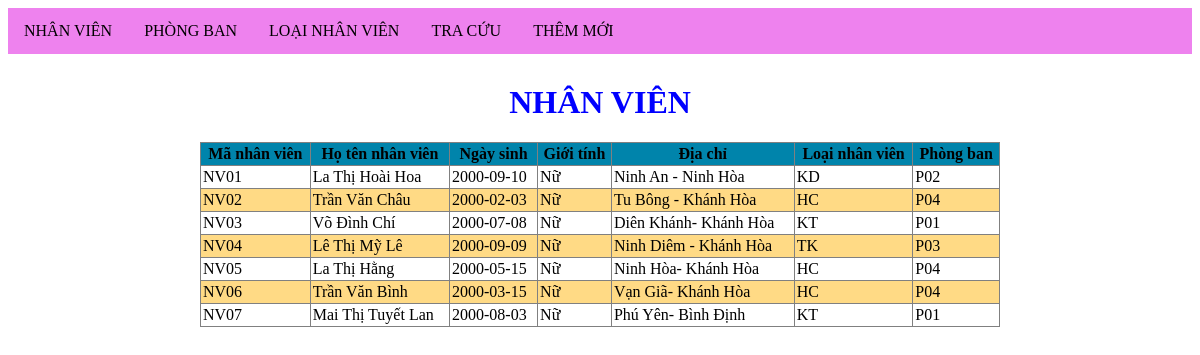
/tong_hop/nhan_vien.php, run on the app's committed database.
### tables this page shows
CREATE TABLE `nhan_vien` (
  `ma_NV` varchar(10) NOT NULL,
  `ho` varchar(30) NOT NULL,
  `ten` varchar(10) NOT NULL,
  `ngay_sinh` date NOT NULL,
  `gioi_tinh` varchar(5) NOT NULL,
  `dia_chi` varchar(70) NOT NULL,
  `anh` varchar(20) NOT NULL,
  `ma_loai_NV` varchar(10) NOT NULL,
  `ma_phong` varchar(10) NOT NULL
);

### tong_hop/nhan_vien.php (the view, shortened to what this page needs)
<!DOCTYPE HTML PUBLIC "-//W3C//DTD HTML 4.01 Frameset//EN">
<html>
<head>
</head>
<body>
<?php
require("include/connect.php");
$strSQL = "SELECT * FROM nhan_vien";
$result = mysqli_query($dbc,$strSQL);
if(mysqli_num_rows($result) == 0)
{
	echo "Chưa có dữ liệu";
}
else
{	echo "<h1 style='color: blue;' align='center'>NHÂN VIÊN</h1>
		  <table align='center' width='800' border='1' cellpadding='2' cellspacing='2'
				style='border-collapse: collapse;'>
		  	<tr style='background-color: #0084ab;' align='center'>
				<td><b>Mã nhân viên</b></td>
				<td><b>Họ tên nhân viên</b></td>
				<td><b>Ngày sinh</b></td>
				<td><b>Giới tính</b></td>
				<td><b>Địa chỉ</b></td>
				<td><b>Loại nhân viên</b></td>
				<td><b>Phòng ban</b></td>
		  	</tr>";
	$stt=1;
	while ($row = mysqli_fetch_array($result))
	{
		if ($row[4] == 1)	$row[4] = "Nam";
			else 				$row[4] = "Nữ";
		if($stt%2!=0)
		{	echo "<tr>";
			echo "<td>$row[0]</td>";
			echo "<td>$row[1] $row[2]</td>";
			echo "<td>$row[3]</td>";
			echo "<td>$row[4]</td>";
			echo "<td>$row[5]</td>";
			echo "<td>$row[7]</td>";
			echo "<td>$row[8]</td>";
			echo "</tr>";
		}
		else
		{
			echo "<tr style='background-color: #ffb1007a;'>";
			echo "<td>$row[0]</td>";
			echo "<td>$row[1] $row[2]</td>";
			echo "<td>$row[3]</td>";
			echo "<td>$row[4]</td>";
			echo "<td>$row[5]</td>";
			echo "<td>$row[7]</td>";
			echo "<td>$row[8]</td>";
			echo "</tr>";
		}
			$stt+=1;
	}
	echo '</table>';
}
?>
</body>
</html>

### data on the page
nhan_vien: ma_NV "NV01", ho "La Thị Hoài", ten "Hoa", ngay_sinh "2000-09-10", gioi_tinh "Nữ", dia_chi "Ninh An - Ninh Hòa", ma_loai_NV "KD", ma_phong "P02"
nhan_vien: ma_NV "NV02", ho "Trần Văn", ten "Châu", ngay_sinh "2000-02-03", row "Nữ", dia_chi "Tu Bông - Khánh Hòa", ma_loai_NV "HC", ma_phong "P04"
nhan_vien: ma_NV "NV03", ho "Võ Đình", ten "Chí", ngay_sinh "2000-07-08", row "Nữ", dia_chi "Diên Khánh- Khánh Hòa", ma_loai_NV "KT", ma_phong "P01"
nhan_vien: ma_NV "NV04", ho "Lê Thị Mỹ", ten "Lê", ngay_sinh "2000-09-09", gioi_tinh "Nữ", dia_chi "Ninh Diêm - Khánh Hòa", ma_loai_NV "TK", ma_phong "P03"
nhan_vien: ma_NV "NV05", ho "La Thị", ten "Hằng", ngay_sinh "2000-05-15", gioi_tinh "Nữ", dia_chi "Ninh Hòa- Khánh Hòa", ma_loai_NV "HC", ma_phong "P04"
nhan_vien: ma_NV "NV06", ho "Trần Văn", ten "Bình", ngay_sinh "2000-03-15", row "Nữ", dia_chi "Vạn Giã- Khánh Hòa", ma_loai_NV "HC", ma_phong "P04"
nhan_vien: ma_NV "NV07", ho "Mai Thị Tuyết", ten "Lan", ngay_sinh "2000-08-03", gioi_tinh "Nữ", dia_chi "Phú Yên- Bình Định", ma_loai_NV "KT", ma_phong "P01"
